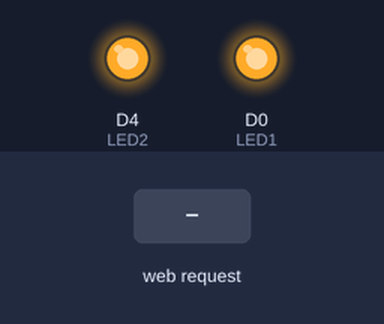
Bench run of a sketch on a simulated ESP8266 (NodeMCU). Parts: output pins drawn as LEDs (lit = HIGH). The inputs (shaded band) are chosen by the test bench. WiFi joins after 1.5 s; servers stay silent unless stated; what the sketch prints to the serial monitor is not drawn.

Above: at 2.7 s.
2.8 s: HTTP request GET /led1on received
At 3.6 s:
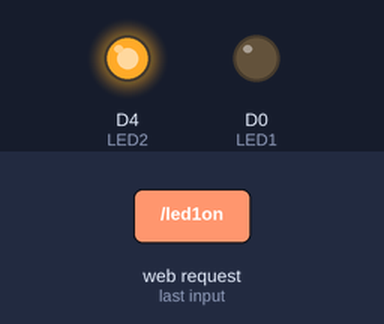
4.3 s: HTTP request GET /led2on received
At 4.7 s:
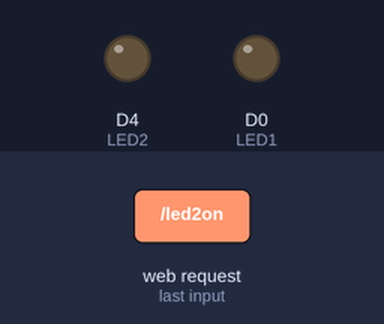
5.8 s: HTTP request GET /led1off received
At 7.0 s:
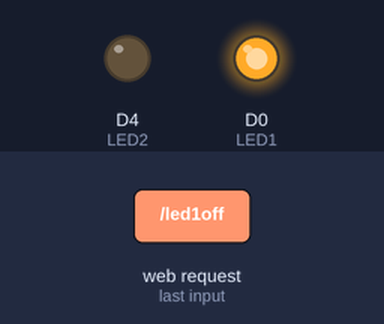
7.3 s: HTTP request GET /led2off received
At 8.2 s:
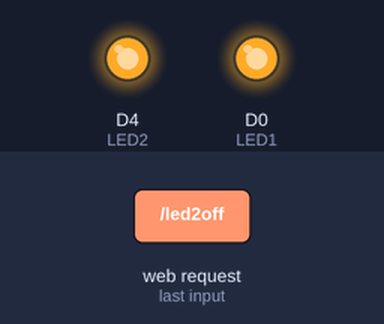
Timing chart, 0 to 9.8 s (numbered marks = the images above; inputs shaded):
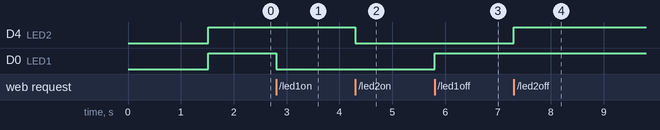

The sketch:

Webserver_3.ino
```cpp
/* In this program we controlling two  on board led D0(which is near RST  switch) and led D4(which is near to esp8266 chip) using the Esp 8266 Web server  buit in class function
 *  first we create object of ESP8266webserver server(80)
 *  giving parameters  server.on(url,Thandler function) function with /=root  and example /led0n /ledoff and extra different web pages to display with differebt URL
 *  sever.begin(80) start the server at particular port name or without port name server.begin()
 *  the led are on and off using webpage button function without using GET and POST function
 *  server.handleclient() function are using to handle diffrerent client request
 *  server.send(HTTp code,"text/html" or "text/html", string containning html code or plain text
*/
#include<ESP8266WiFi.h>
#include<ESP8266WebServer.h>

const char *ssid = "SSC"; // The SSID (name) of the Wi-Fi network you want to connect to
const char *password = "XXXXXXXXXX123@"; // The password of the Wi-Fi network

uint8_t LED1=D0;       // declare LED   near to RST on nodemcw
uint8_t LED2=D4;       // Declare LED near to esp8266 chip

ESP8266WebServer server(80); //Server on port 80 default port of HTTP protocols
//ESP8266WebServer server(100);
bool LED1status=LOW;
bool LED2status=LOW;

void setup() {
  // put your setup code here, to run once:
Serial.begin(9600);
   pinMode(LED1, OUTPUT);
  pinMode(LED2, OUTPUT);
  delay(10);
  WiFi.mode(WIFI_STA);
  WiFi.begin(ssid, password);     //Connect to your WiFi router
  Serial.println("");

  // Wait for connection
  while (WiFi.status() != WL_CONNECTED) {
    delay(500);
    Serial.print(".");
  }

  //If connection successful show IP address in serial monitor
  Serial.println("");
  Serial.print("Connected to ");
  Serial.println(ssid);
  Serial.print("IP address: ");
  Serial.println(WiFi.localIP());  //IP address assigned to your ESP
    //server.begin(100);
   server.on("/", handle_OnConnect);
  server.on("/led1on", handle_led1on);
  server.on("/led1off", handle_led1off);
  server.on("/led2on", handle_led2on);
  server.on("/led2off", handle_led2off);
  server.onNotFound(handle_NotFound);
  server.begin();                  //Start ser
  Serial.println("HTTP server started");
}

void loop() {
  // put your main code here, to run repeatedly:
server.handleClient();
 if(LED1status)
  {digitalWrite(LED1, LOW);}
  else
  {digitalWrite(LED1, HIGH);}

  if(LED2status)
  {digitalWrite(LED2, LOW);}
  else
  {digitalWrite(LED2, HIGH);}
}

void handle_OnConnect() {
  LED1status = LOW;
  LED2status = LOW;
  Serial.println("GPIO7 Status: OFF | GPIO6 Status: OFF");
  server.send(200, "text/html", SendHTML(LED1status,LED2status));
}

void handle_led1on() {
  LED1status = HIGH;
  Serial.println("GPIO7 Status: ON");
  server.send(200, "text/html", SendHTML(true,LED2status));
}

void handle_led1off() {
  LED1status = LOW;
  Serial.println("GPIO7 Status: OFF");
  server.send(200, "text/html", SendHTML(false,LED2status));
}

void handle_led2on() {
  LED2status = HIGH;
  Serial.println("GPIO6 Status: ON");
  server.send(200, "text/html", SendHTML(LED1status,true));
}

void handle_led2off() {
  LED2status = LOW;
  Serial.println("GPIO6 Status: OFF");
  server.send(200, "text/html", SendHTML(LED1status,false));
}

void handle_NotFound(){
  server.send(404, "text/html", "<HTML> <HEAD><TITLE> hello wrong address </TITLE> </HEAD> <BODY><CENTER> <h1 style=\"color:#ff6845;\">OOPS SOMETHING WRONG HAPPEN.... </h1></CENTER> </BODY></HTML>");
}

String SendHTML(uint8_t led1stat,uint8_t led2stat){
  String ptr = "<!DOCTYPE html> <html>\n";
  ptr +="<head><meta name=\"viewport\" content=\"width=device-width, initial-scale=1.0, user-scalable=no\">\n";
  ptr +="<title>LED Control</title>\n";
  ptr +="<style>html { font-family: Helvetica; display: inline-block; margin: 0px auto; text-align: center;}\n";
  ptr +="body{margin-top: 50px;} h1 {color: #444444;margin: 50px auto 30px;} h3 {color: #444444;margin-bottom: 50px;}\n";
  ptr +=".button {display: block;width: 80px;background-color: #1abc9c;border: none;color: white;padding: 13px 30px;text-decoration: none;font-size: 25px;margin: 0px auto 35px;cursor: pointer;border-radius: 4px;}\n";
  ptr +=".button-on {background-color: #1abc9c;}\n";
  ptr +=".button-on:active {background-color: #16a085;}\n";
  ptr +=".button-off {background-color: #34495e;}\n";
  ptr +=".button-off:active {background-color: #2c3e50;}\n";
  ptr +="p {font-size: 14px;color: #888;margin-bottom: 10px;}\n";
  ptr +="</style>\n";
  ptr +="</head>\n";
  ptr +="<body>\n";
  ptr +="<h1>ESP8266 Web Server</h1>\n";
  ptr +="<h3>Using Station Mode connected to SSC networks) Mode</h3>\n";

   if(led1stat)
  {ptr +="<p>LED1 Status: ON</p><a class=\"button button-off\" href=\"/led1off\">OFF</a>\n";}
  else
  {ptr +="<p>LED1 Status: OFF</p><a class=\"button button-on\" href=\"/led1on\">ON</a>\n";}

  if(led2stat)
  {ptr +="<p>LED2 Status: ON</p><a class=\"button button-off\" href=\"/led2off\">OFF</a>\n";}
  else
  {ptr +="<p>LED2 Status: OFF</p><a class=\"button button-on\" href=\"/led2on\">ON</a>\n";}

  ptr +="</body>\n";
  ptr +="</html>\n";
  return ptr;
}
```

Measured:
- after the input at 2.8 s, D0 (LED1): HIGH → LOW at once
- after the input at 4.3 s, D4 (LED2): HIGH → LOW at once
- after the input at 5.8 s, D0 (LED1): LOW → HIGH at once
- after the input at 7.3 s, D4 (LED2): LOW → HIGH at once
